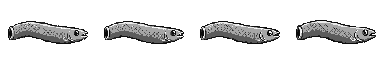
#> input picture prototype/assets/fish/body_eel_v1.png, 384 x 64 px
$ python straighten_eel_sprite.py
#> lines starting #> are read from the running program, lines starting #| are printed output that depends on the picture
from pathlib import Path

from PIL import Image


ROOT = Path(__file__).resolve().parents[1]
SOURCE = ROOT / "prototype" / "assets" / "fish" / "body_eel_v1.png"
TARGET = ROOT / "prototype" / "assets" / "fish" / "body_eel_v2.png"
FRAME_WIDTH = 96
TARGET_AXIS_Y = 32


def straighten_frame(frame: Image.Image) -> Image.Image:
    result = Image.new("RGBA", frame.size, (0, 0, 0, 0))
    for x in range(frame.width):
        opaque_y = [y for y in range(frame.height) if frame.getpixel((x, y))[3] > 8]
        if not opaque_y:
            continue
        center = (opaque_y[0] + opaque_y[-1]) / 2
        shift = round(TARGET_AXIS_Y - center)
        for y in opaque_y:
            target_y = y + shift
            if 0 <= target_y < frame.height:
                result.putpixel((x, target_y), frame.getpixel((x, y)))
    return result


def main() -> None:
    source = Image.open(SOURCE).convert("RGBA")
#> source is the input picture: PIL image 384x64 RGBA; mean R, G, B, A 24.7, 24.7, 24.7, 53.2
    output = Image.new("RGBA", source.size, (0, 0, 0, 0))
#> output: PIL image 384x64 RGBA; every value is 0
    frame_count = source.width // FRAME_WIDTH
#> frame_count = 4
    for frame_index in range(frame_count):
        left = frame_index * FRAME_WIDTH
        frame = source.crop((left, 0, left + FRAME_WIDTH, source.height))
        output.alpha_composite(straighten_frame(frame), (left, 0))
#> this loop made 4 passes
#> pass 1, in main, `frame = source.crop((left, 0, left + FRAME_WIDTH, source.height))`:
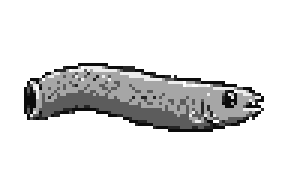
#> frame: PIL image 96x64 RGBA (shown 3 times larger); mean R, G, B, A 24.4, 24.4, 24.4, 52.4; transparent parts drawn white
#> pass 2, in main, `frame = source.crop((left, 0, left + FRAME_WIDTH, source.height))`:
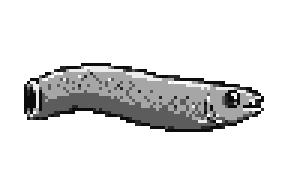
#> frame: PIL image 96x64 RGBA (shown 3 times larger); mean R, G, B, A 24.6, 24.6, 24.6, 52.9; transparent parts drawn white
#> pass 3, in main, `frame = source.crop((left, 0, left + FRAME_WIDTH, source.height))`:
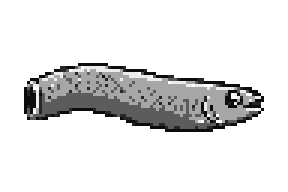
#> frame: PIL image 96x64 RGBA (shown 3 times larger); mean R, G, B, A 24.5, 24.5, 24.5, 52.8; transparent parts drawn white
#> after the loop:
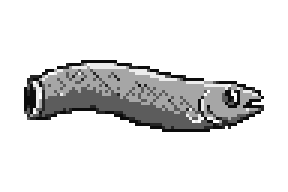
#> frame: PIL image 96x64 RGBA (shown 3 times larger); mean R, G, B, A 25.4, 25.4, 25.4, 54.9; transparent parts drawn white
#> after the loop:
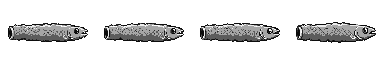
#> output: PIL image 384x64 RGBA; mean R, G, B, A 24.7, 24.7, 24.7, 53.2; transparent parts drawn white
    output.save(TARGET, optimize=True)
    print(TARGET)


if __name__ == "__main__":
    main()

$ run again, with prototype/assets/fish/body_eel_v3.png copied over prototype/assets/fish/body_eel_v1.png
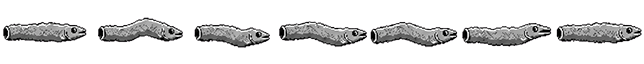
#> input picture prototype/assets/fish/body_eel_v3.png, 644 x 64 px
#> in main, source is the input picture: PIL image 644x64 RGBA; mean R, G, B, A 186.7, 184.2, 186.3, 59.1
#> after the loop in main, `for frame_index in range(frame_count):`:
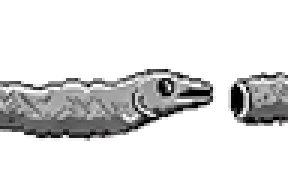
#> frame: PIL image 96x64 RGBA (shown 3 times larger); mean R, G, B, A 185.3, 182.8, 184.9, 60.3; transparent parts drawn white
#> after the loop in main, `for frame_index in range(frame_count):`:
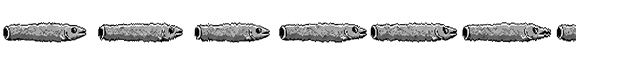
#> output: PIL image 644x64 RGBA; mean R, G, B, A 26, 25.8, 25.9, 52.2; transparent parts drawn white

$ run again, with prototype/assets/fish/body_deep_v3.png copied over prototype/assets/fish/body_eel_v1.png
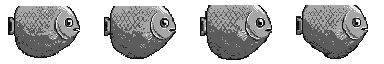
#> input picture prototype/assets/fish/body_deep_v3.png, 384 x 64 px
#> in main, source is the input picture: PIL image 384x64 RGBA; mean R, G, B, A 58.1, 58.1, 58.1, 125.9
#> after the loop in main, `for frame_index in range(frame_count):`:
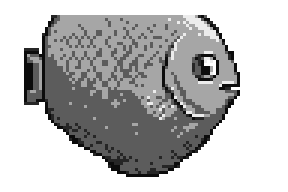
#> frame: PIL image 96x64 RGBA (shown 3 times larger); mean R, G, B, A 57.3, 57.3, 57.3, 123.8; transparent parts drawn white
#> after the loop in main, `for frame_index in range(frame_count):`:
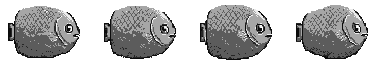
#> output: PIL image 384x64 RGBA; mean R, G, B, A 58.1, 58.1, 58.1, 125.9; transparent parts drawn white
